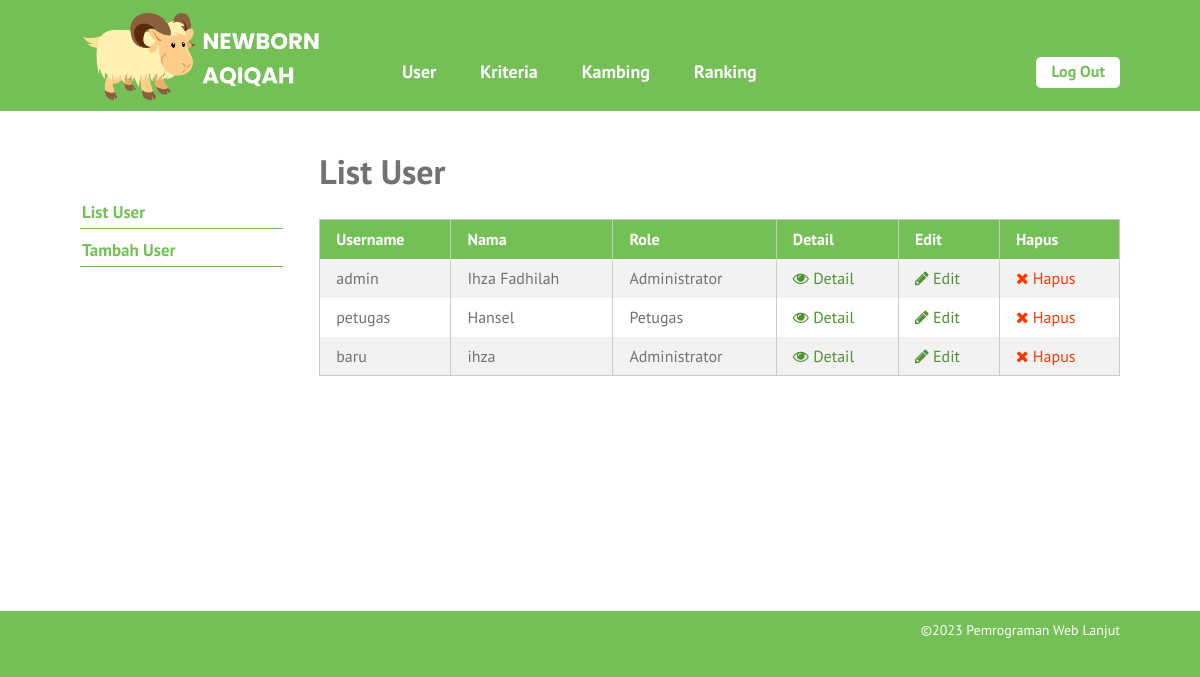
Screenshot of /list-user.php (signed in) with the database file from the repository.
### tables this page shows
CREATE TABLE `user` (
  `id_user` int(5) NOT NULL,
  `username` varchar(16) NOT NULL,
  `password` varchar(50) NOT NULL,
  `nama` varchar(70) NOT NULL,
  `email` varchar(50) DEFAULT NULL,
  `alamat` varchar(100) DEFAULT NULL,
  `role` char(1) NOT NULL
);

### list-user.php (the view, shortened to what this page needs)
<?php require_once('includes/init.php'); ?>
<?php
require_once('template-parts/header.php');
?>
	<div class="main-content-row">
	<div class="container clearfix">
		<?php include_once('template-parts/sidebar-user.php'); ?>
		<div class="main-content the-content">
			<h1>List User</h1>
			<?php
			$query = $pdo->prepare('SELECT id_user, username, nama, role FROM user');
			$query->execute();
			$query->setFetchMode(PDO::FETCH_ASSOC);
			if($query->rowCount() > 0):
			?>
			<table class="pure-table pure-table-striped">
				<thead>
					<tr>
						<th>Username</th>
						<th>Nama</th>
						<th>Role</th>
						<th>Detail</th>
						<th>Edit</th>
						<th>Hapus</th>
					</tr>
				</thead>
				<tbody>
					<?php while($hasil = $query->fetch()): ?>
						<tr>
							<td><?php echo $hasil['username']; ?></td>
							<td><?php echo $hasil['nama']; ?></td>
							<td>
							<?php
							if($hasil['role'] == 1) {
								echo 'Administrator';
							} elseif($hasil['role'] == 2) {
								echo 'Petugas';
							}
							?>
							</td>
							<td><a href="single-user.php?id=<?php echo $hasil['id_user']; ?>"><span class="fa fa-eye"></span> Detail</a></td>
							<td><a href="edit-user.php?id=<?php echo $hasil['id_user']; ?>"><span class="fa fa-pencil"></span> Edit</a></td>
							<td><a href="hapus-user.php?id=<?php echo $hasil['id_user']; ?>" class="red yaqin-hapus"><span class="fa fa-times"></span> Hapus</a></td>
						</tr>
					<?php endwhile; ?>
				</tbody>
			</table>
			<?php else: ?>
				<p>Maaf, belum ada data untuk user.</p>
			<?php endif; ?>
		</div>
	</div>
	</div>
<?php
require_once('template-parts/footer.php');

### stylesheets/style.css (style rules this page uses)
html,body,div,span,applet,object,iframe,h1,h2,h3,h4,h5,h6,p,blockquote,pre,a,abbr,acronym,address,big,cite,code,del,dfn,em,img,ins,kbd,q,s,samp,small,strike,strong,sub,sup,tt,var,b,u,i,center,dl,dt,dd,ol,ul,li,fieldset,form,label,legend,table,caption,tbody,tfoot,thead,tr,th,td,article,aside,canvas,details,embed,figure,figcaption,footer,header,hgroup,menu,nav,output,ruby,section,summary,time,mark,audio,video { margin:0;padding:0;border:0;font-size:100%;vertical-align:baseline }
body { line-height:1 }
table { border-collapse:collapse;border-spacing:0 }
*,*:before,*:after { -moz-box-sizing:border-box;-webkit-box-sizing:border-box;box-sizing:border-box }
.clearfix:before,.clearfix:after { content:" ";display:table }
.clear,.clearfix:after { clear:both }
a { color:#74c056;text-decoration:none }
.container { max-width:1100px;margin:0 auto;position:relative;padding:0 30px }
body { background:#74c056;font-family:"PT Sans",sans-serif;color:#727272;font-size:14px;line-height:1.3;font-weight:500 }
h1,h2,h3,h4,h5,h6 { font-weight:300 }
.pure-table { border-collapse:collapse;border-spacing:0;empty-cells:show;border:1px solid #cbcbcb;width:100% }
.pure-table td,.pure-table th { border-left:1px solid #cbcbcb;border-width:0 0 0 1px;font-size:inherit;margin:0;overflow:visible;padding:0.5em 1em }
.pure-table td:first-child,.pure-table th:first-child { border-left-width:0 }
.pure-table thead { background-color:#74c056;color:#fff;text-align:left;vertical-align:bottom }
.pure-table thead th { color:#fff }
.pure-table td { background-color:transparent }
.pure-table-striped tr:nth-child(2n-1) td { background-color:#f2f2f2 }
.the-content { font-size:16px;line-height:1.42857 }
.the-content a { color:#519133 }
.the-content h1,.the-content h2,.the-content h3,.the-content h4,.the-content h5,.the-content h6 { font-weight:700 }
.the-content h1 { font-size:34px;margin:0.8em 0 0.8em;padding:0;line-height:1.2 }
.the-content blockquote,.the-content table,.the-content p,.the-content ul,.the-content ol,.the-content dd,.the-content pre,.the-content iframe,.the-content .flxmap-container,.the-content hr { margin-bottom:1em }
.the-content table { margin-bottom:50px }
.the-content>h1:first-child,.the-content>h3:first-child,.the-content>h2:first-child { margin-top:0 }
.fa { display:inline-block;font:normal normal normal 14px/1 FontAwesome;font-size:inherit;text-rendering:auto;-webkit-font-smoothing:antialiased;-moz-osx-font-smoothing:grayscale }
.fa-remove:before,.fa-close:before,.fa-times:before { content:"\f00d" }
.fa-pencil:before { content:"\f040" }
.fa-eye:before { content:"\f06e" }
button,a { -webkit-transition:all .2s ease;-moz-transition:all .2s ease;-o-transition:all .2s ease;transition:all 0.2s ease }
span.red,a.red,.the-content span.red,.the-content a.red { color:#ff3600 }
.main-content { float:right;width:77%;padding:40px 0 }

### rows the page displays
user: username "admin", nama "Ihza Fadhilah", role "Administrator"
user: username "petugas", nama "Hansel", role "Petugas"
user: username "baru", nama "ihza", role "Administrator"
